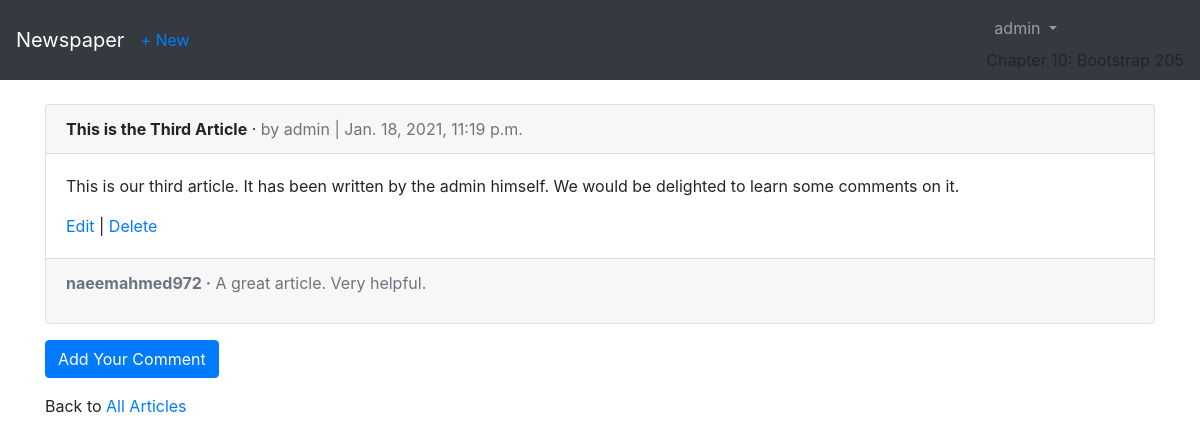
Page /articles/3/ (signed in) on the committed database.
### users/models.py (models this page shows)
class CustomUser(AbstractUser):
    age = models.PositiveIntegerField(null=True, blank=True)

### articles/models.py (models this page shows, shortened)
class Article(models.Model):
    title = models.CharField(max_length=255)
    body = models.TextField()
    date = models.DateTimeField(auto_now_add=True)
    author = models.ForeignKey(get_user_model(), on_delete=models.CASCADE)

class Comment(models.Model):
    article = models.ForeignKey(Article, on_delete=models.CASCADE, related_name='comments')
    comment = models.CharField(max_length=140)
    author = models.ForeignKey(get_user_model(), on_delete=models.CASCADE)
    def __str__(self):
        return f"{self.comment}"

### articles/views.py (the view)
# urls.py: path('<int:pk>/', ArticleDetailView.as_view(), name='article_detail'),
class ArticleDetailView(LoginRequiredMixin, DetailView):
    model = Article
    template_name = 'article_detail.html'
    login_url = 'login'

### templates/article_detail.html (shortened to what this page needs)
{% extends 'base.html' %}
{% block content %}
    <div class="card mb-3">
        <div class="card-header">
            <span class="font-weight-bold">{{ article.title }}</span> &middot;
            <span class="text-muted">by {{ article.author }} | {{ article.date }}</span>
        </div>
        <div class="card-body">
            <p>
                {{ article.body }}
            </p>
            {% if user == article.author %}
                <a href="{% url 'article_edit' article.pk %}">Edit</a> | <a href="{% url 'article_delete' article.pk %}">Delete</a>
            {% endif %}
        </div>
        <div class="card-footer text-muted">
            {% for comment in article.comments.all %}
                <p>
                    <span class="font-weight-bold">{{ comment.author }} &middot;</span> {{ comment }}
                </p>
            {% endfor %}
        </div>
    </div>
    <a class="btn btn-primary" role="button" href="{% url 'article_comment' article.pk %}">Add Your Comment</a>
    <p class="mt-3">Back to <a href="{% url 'article_list' %}">All Articles</a></p>
{% endblock content %}

### templates/base.html (shortened to what this page needs)
<!DOCTYPE html>
<html lang="en">
<head>
    <link rel="stylesheet" href="https://maxcdn.bootstrapcdn.com/bootstrap/4.0.0/css/bootstrap.min.css">
</head>
<body>
    <nav class="navbar navbar-expand-md navbar-dark bg-dark mb-4">
        <a class="navbar-brand" href="{% url 'home' %}">Newspaper</a>
        {% if user.is_authenticated %}
            <ul class="navbar-nav mr-auto">
                <li class="nav-item">
                    <a href="{% url 'article_new' %}">+ New</a>
                </li>
            </ul>
        {% endif %}
        <div class="collapse navbar-collapse" id="navbarCollapse">
            {% if user.is_authenticated %}
                <ul class="navbar-nav ml-auto">
                    <li class="nav-item">
                        <a class="nav-link dropdown-toggle" href="#" id="userMenu" data-toggle="dropdown" aria-haspopup="true" aria-expanded="false">
                            {{ user.username }}
                        </a>
                        Chapter 10: Bootstrap 205
                    </li>
                </ul>
            {% endif %}
        </div>
    </nav>
    <div class="container">
        {% block content %}
        {% endblock content %}
    </div>
</body>
</html>

### rows in the picture
CustomUser: username "admin"
Article: title "This is the Third Article", author "admin", date "Jan. 18, 2021, 11:19 p.m.", body "This is our third article. It has been written by the admin himself. We would be delighted to learn some comments on it."
Comment: author "naeemahmed972", comment "A great article. Very helpful."
